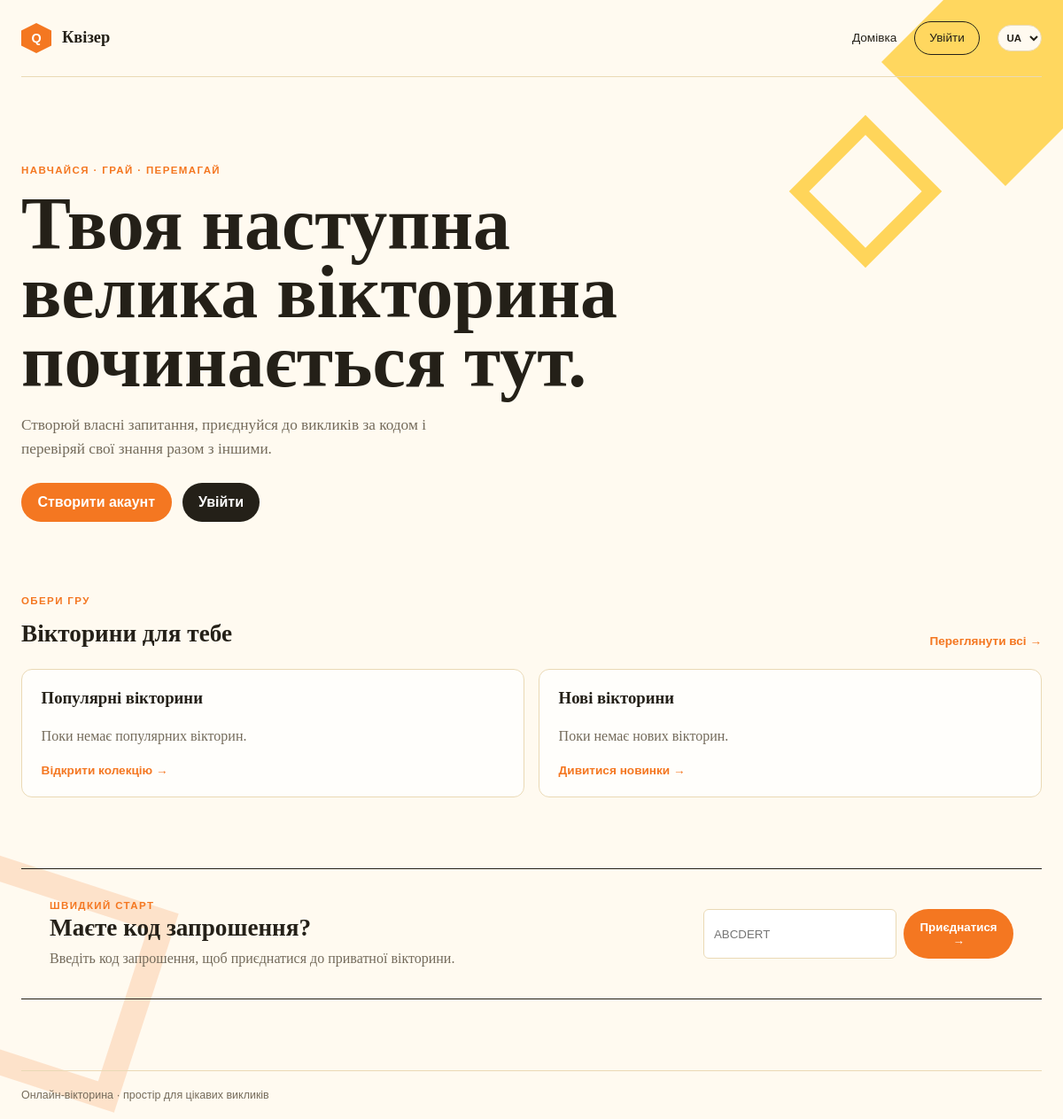
The app's page /, older data.
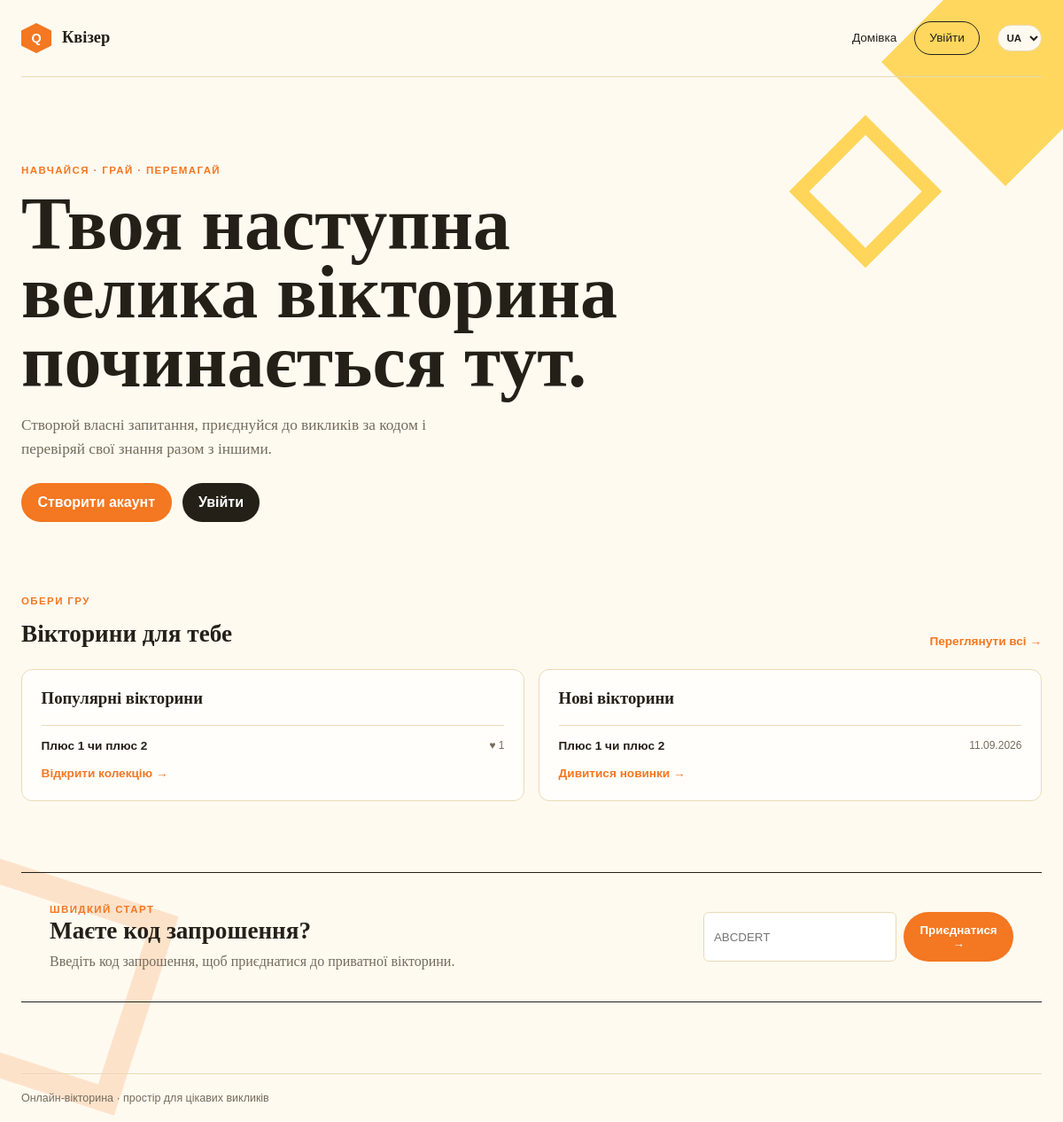
The same page, newer data.
### quizzes/models.py (models this page shows, shortened)
class Quiz(models.Model):
    title = models.CharField(max_length=200)
    description = models.TextField(blank=True)
    category = models.ForeignKey(Category, null=True, blank=True, on_delete=models.SET_NULL, related_name='quizzes', verbose_name=_('Category'))
    shuffle_answers = models.BooleanField(_('Shuffle answers'), default=True)
    shuffle_questions = models.BooleanField(_('Shuffle questions'), default=False)
    announced = models.BooleanField(default=False, editable=False)
    owner = models.ForeignKey(
        settings.AUTH_USER_MODEL,
        on_delete=models.CASCADE,
        related_name='owned_quizzes',
    )
    invite_code = models.CharField(max_length=8, unique=True, editable=False)
    is_published = models.BooleanField(default=False)
    is_private = models.BooleanField(default=False)
    created_at = models.DateTimeField(auto_now_add=True)
    updated_at = models.DateTimeField(auto_now=True)
    class Meta:
        ordering = ('-created_at',)
        verbose_name = _('Quiz')
        verbose_name_plural = _('Quizzes')

### main/views.py (the view)
# urls.py: path('', home_view, name='home'),
def home_view(request):
    popular_quizzes = Quiz.objects.filter(is_published=True, is_private=False).order_by('-likes__created_at', '-created_at').distinct()[:3]
    new_quizzes = Quiz.objects.filter(is_published=True, is_private=False).order_by('-created_at')[:3]
    return render(request, 'main/home.html', {'popular_quizzes': popular_quizzes, 'new_quizzes': new_quizzes})

### quizzes/context_processors.py (called while the page is built)
def notification_count(request):
    if not request.user.is_authenticated:
        return {}
    return {'unread_notifications': request.user.notifications.filter(
        is_read=False, quiz__is_published=True, quiz__is_private=False).count()}

### main/templates/main/home.html (shortened to what this page needs)
{% extends 'login/base.html' %}
{% load i18n %}
{% block content %}
<section class="hero">
    <p class="eyebrow">{% trans 'Learn · play · win' %}</p>
    <h1>{% trans 'Your next great quiz starts here.' %}</h1>
    <p class="hero-copy">{% trans 'Create your own questions, join challenges with a code and test your knowledge with others.' %}</p>
    <div class="links">
        {% if user.is_authenticated %}
            <a class="button" href="{% url 'quiz_create' %}">{% trans 'Create a quiz' %}</a>
            <a class="button secondary" href="#join-quiz">{% trans 'Join with a code' %}</a>
        {% else %}
            <a class="button" href="{% url 'register' %}">{% trans 'Create an account' %}</a>
            <a class="button secondary" href="{% url 'login' %}">{% trans 'Log in' %}</a>
        {% endif %}
    </div>
</section>
<section class="quiz-sections" aria-label="{% trans 'Quizzes' %}">
    <div class="section-heading">
        <div>
            <p class="eyebrow">{% trans 'Choose your game' %}</p>
            <h2>{% trans 'Quizzes for you' %}</h2>
        </div>
        <a class="text-link" href="{% url 'quiz_list' %}">{% trans 'View all →' %}</a>
    </div>
    <div class="home-quiz-columns">
        <div class="home-quiz-column">
            <h3>{% trans 'Popular quizzes' %}</h3>
            {% for quiz in popular_quizzes %}
                <a class="home-quiz-card" href="{% url 'quiz_detail' quiz.pk %}"><strong>{{ quiz.title }}</strong><span>♥ {{ quiz.likes.count }}</span></a>
            {% empty %}<p>{% trans 'No popular quizzes yet.' %}</p>{% endfor %}
            <a class="text-link" href="{% url 'quiz_list' %}">{% trans 'Open collection →' %}</a>
        </div>
        <div class="home-quiz-column">
            <h3>{% trans 'New quizzes' %}</h3>
            {% for quiz in new_quizzes %}
                <a class="home-quiz-card" href="{% url 'quiz_detail' quiz.pk %}"><strong>{{ quiz.title }}</strong><span>{{ quiz.created_at|date:'d.m.Y' }}</span></a>
            {% empty %}<p>{% trans 'No new quizzes yet.' %}</p>{% endfor %}
            <a class="text-link" href="{% url 'quiz_list' %}">{% trans "See what's new →" %}</a>
        </div>
    </div>
</section>
<section class="action-strip" id="join-quiz">
    <div>
        <p class="eyebrow">{% trans 'Quick start' %}</p>
        <h2>{% trans 'Have an invitation code?' %}</h2>
        <p>{% trans 'Enter the invite code to join a private quiz.' %}</p>
    </div>
    <form class="invite-form" method="post" action="{% url 'quiz_join' %}">
        <input name="invite_code" maxlength="8" placeholder="ABCDERT" required>
        <button type="submit">{% trans 'Join' %} →</button>
    </form>
</section>
{% endblock %}

Row changes from the older to the newer data that the page shows:
added Quiz: title "Плюс 1 чи плюс 2", likes.count "1", created_at "11.09.2026"
Text that changed along with them:
text no longer shown: "Поки немає популярних вікторин. Поки немає нових вікторин."
